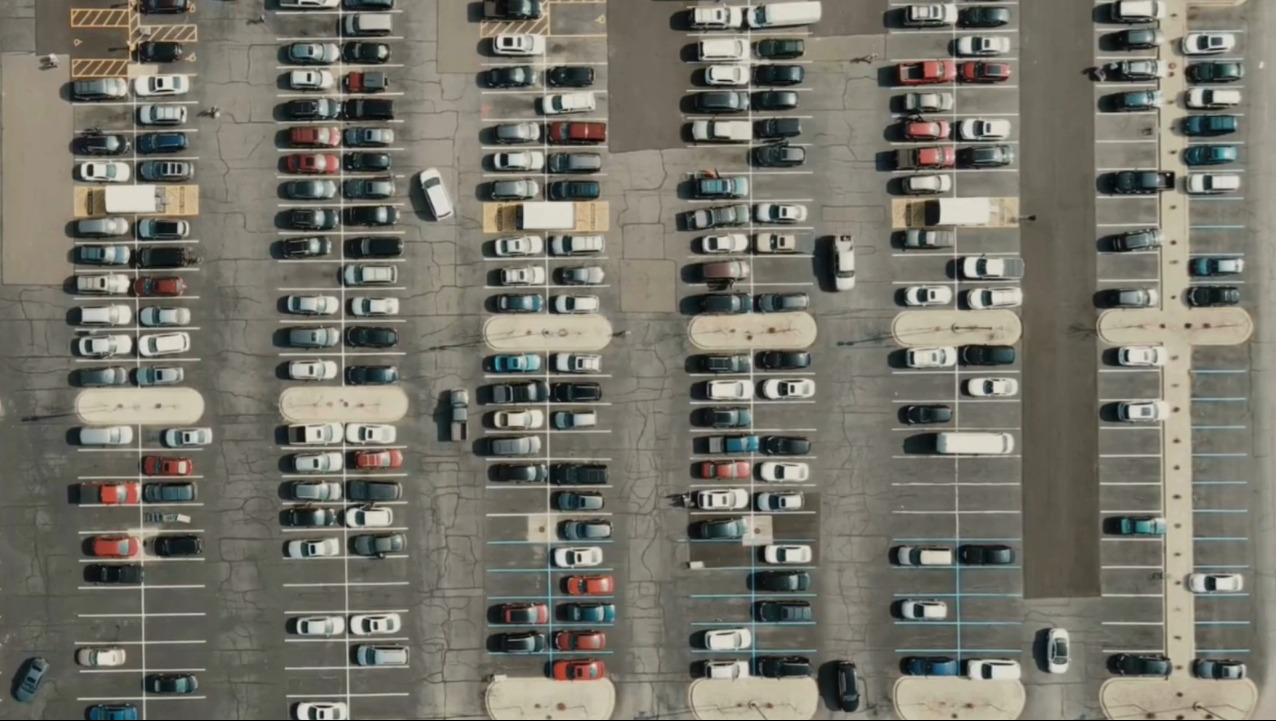
#> input picture otopark.png, 1276 x 721 px, given in place of agla.png, which was not available
$ jupyter execute otoparkvideo.ipynb
#> lines starting #> are read from the running program, lines starting #| are printed output that depends on the picture; after the words box and inside, x2 and y2 are one past the last pixel; in counts of white or black regions, pixels touching at a corner belong together; pictures that were not available may be replaced by others from this repository, and a replacement may not be noted
[cell 1]
import cv2
import pickle
import numpy as np

# Noktaları dosyadan yükle
try:
    with open("n", "rb") as f:
        liste = pickle.load(f)
except FileNotFoundError:
    liste = []

# Resmi yükle ve boyutları al
img = cv2.imread("agla.png")
#> img is the input picture: shape (721, 1276, 3); mean B, G, R 104.8, 115, 116.9
if img is None:
    print("Resim yüklenemedi!")
    exit()
img_height, img_width = img.shape[:2]  # Resim boyutlarını al
#> img_height = 721; img_width = 1276

# Mouse olaylarını işleyen fonksiyon
def mouse(events, x, y, flags, params):
    if events == cv2.EVENT_LBUTTONDOWN:  # Sol tık ile nokta ekleme
        liste.append((x, y))
    elif events == cv2.EVENT_RBUTTONDOWN:  # Sağ tık ile nokta silme
        for i, pos in enumerate(liste):
            x1, y1 = pos
            if x1 < x < x1 + 60 and y1 < y < y1 + 15:  # Güncellenen boyutlar (60, 15)
                liste.pop(i)
                break  # Nokta silindikten sonra döngüyü durdur
    # Noktalar listesini dosyaya yaz
    with open("n", "wb") as f:
        pickle.dump(liste, f)

# Video kaynağını aç
cap = cv2.VideoCapture("otovideo.mp4")

def check(frame1):
    spacecounter = 0
    for pos in liste:
        x, y = pos

        crop = frame1[y:y + 15, x:x + 60]  # Güncellenen dikdörtgen boyutu (60, 15)
        count = cv2.countNonZero(crop)

        if count < 150:
            color = (0, 255, 0)  # Boş alan
            spacecounter += 1
        else:
            color = (0, 0, 255)  # Dolu alan

        # Her bir dikdörtgeni çiz
        cv2.rectangle(frame, (x, y), (x + 60, y + 15), color, 2)  # Boyut güncellendi

    # Boş alan sayısını ekrana yazdır
    cv2.putText(frame, f"bos: {spacecounter}/{len(liste)}", (15, 24), cv2.FONT_HERSHEY_SIMPLEX, 1, (255, 0, 0), 4)

# Ana döngü
while True:
    # Video karesini oku
    ret, frame = cap.read()
    if not ret:  # Video bittiğinde döngüyü kır
        print("Video sona erdi veya okunamadı.")
        break

    # Video karesini resmin boyutuna yeniden boyutlandır
    frame = cv2.resize(frame, (img_width, img_height))  # Yeniden boyutlandır

    # Görüntü işleme adımları
    gri = cv2.cvtColor(frame, cv2.COLOR_BGR2GRAY)
    blur = cv2.GaussianBlur(gri, (3, 3), 1)
    thres = cv2.adaptiveThreshold(blur, 255, cv2.ADAPTIVE_THRESH_GAUSSIAN_C, cv2.THRESH_BINARY_INV, 25, 16)
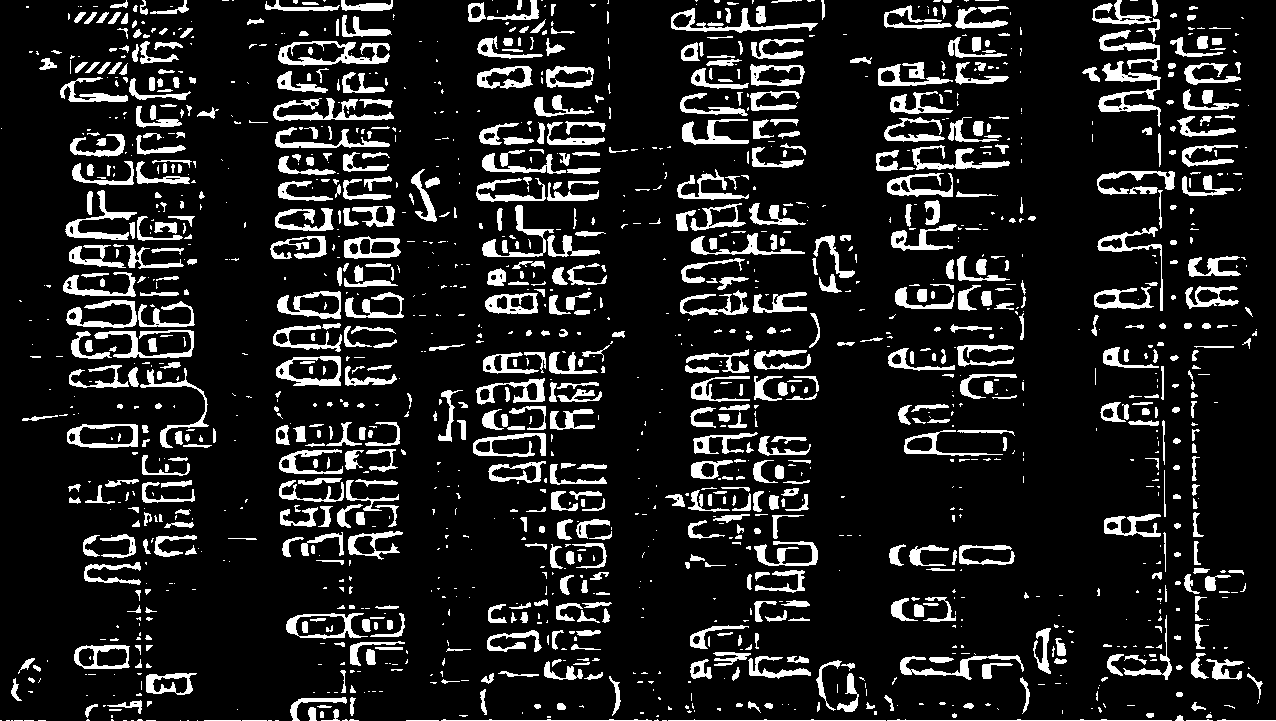
#> thres: shape (721, 1276); 13% white; 1547 white regions (778 under 20 px), largest, box (x1, y1, x2, y2) and area: (1098, 61, 1161, 127) 1207, (278, 41, 390, 66) 1159, (273, 98, 394, 121) 985
    median = cv2.medianBlur(thres, 5)
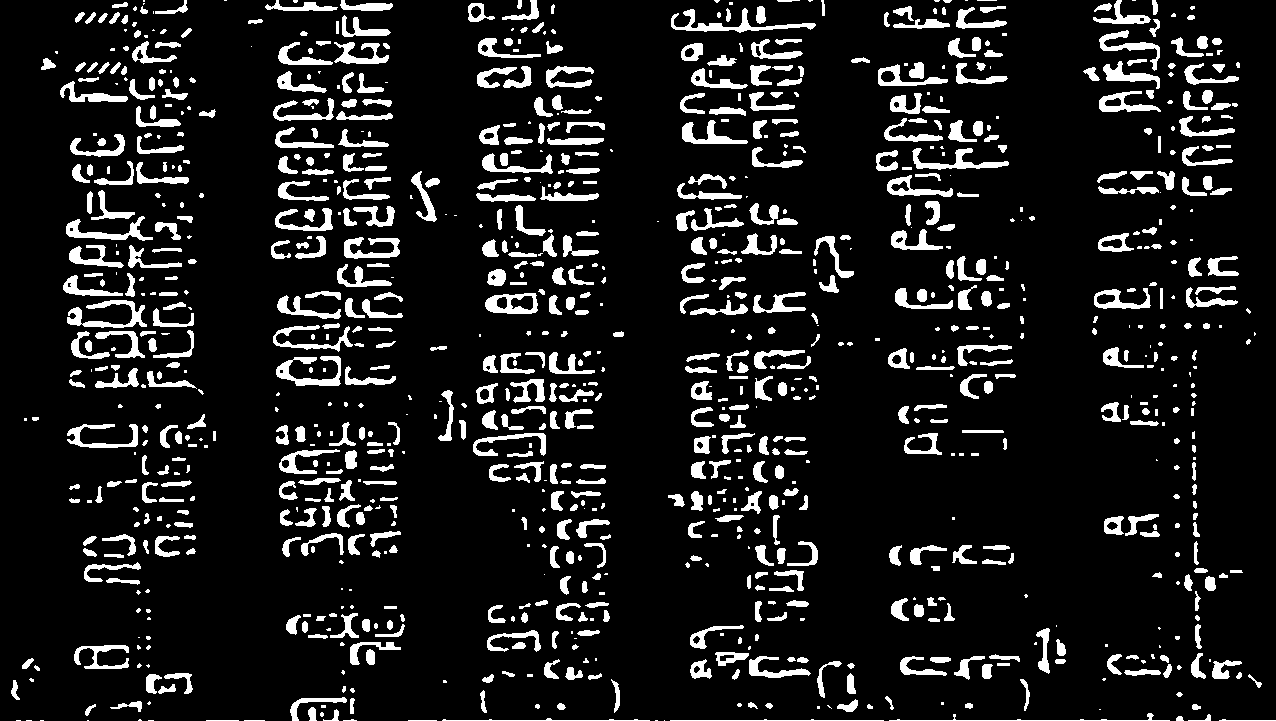
#> median: shape (721, 1276); 11.1% white; 1035 white regions (296 under 20 px), largest, box (x1, y1, x2, y2) and area: (671, 8, 816, 33) 927, (67, 300, 147, 328) 851, (276, 356, 341, 386) 806
    dilates = cv2.dilate(median, np.ones((3, 3)), iterations=1)
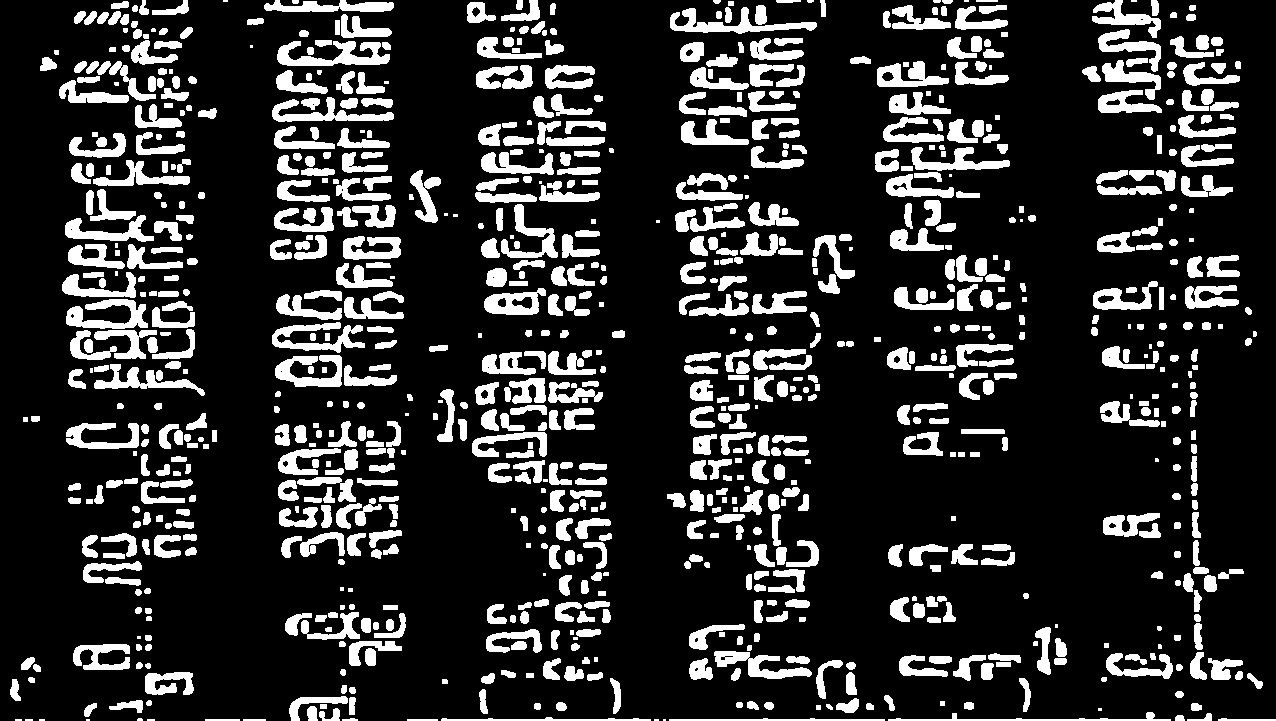
#> dilates: shape (721, 1276); 18% white; 911 white regions (50 under 20 px), largest, box (x1, y1, x2, y2) and area: (277, 41, 390, 66) 1491, (670, 7, 817, 34) 1407, (66, 299, 148, 329) 1277

    # Kontrol fonksiyonunu çağır
    check(dilates)
#> after the loop in check, `for pos in liste:`: spacecounter = 0
#> in check, `cv2.putText(frame, f"bos: {spacecounter}/{len(liste)}", (15, 24), cv2...`:
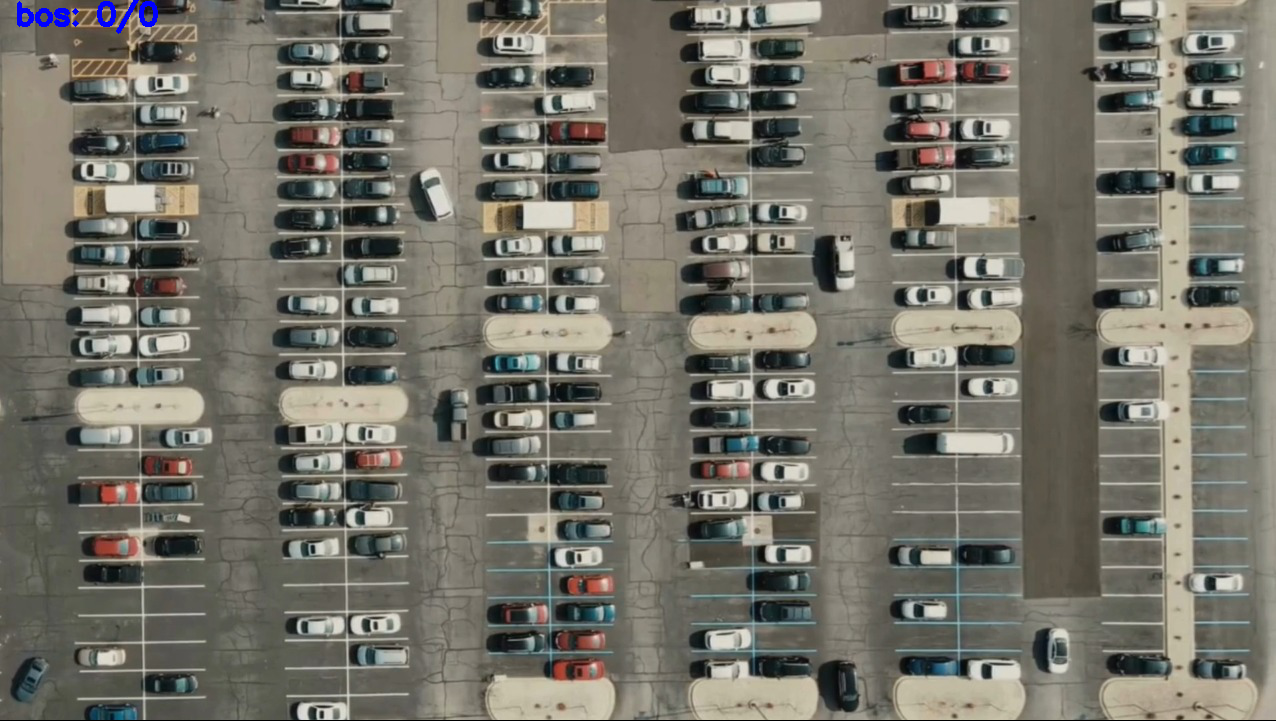
#> frame: shape (721, 1276, 3); 0.16% of pixels changed, all inside (x1, y1, x2, y2) = (17, 0, 158, 34)

    # Görüntüyü göster
    cv2.imshow("Video Oto", frame)
    cv2.setMouseCallback("Video Oto", mouse)  # Mouse callback ayarı

    # 'q' tuşuna basılırsa döngüyü sonlandır
    if cv2.waitKey(1) & 0xFF == ord("q"):
#> (key q is pressed here)
        break

# Pencer
